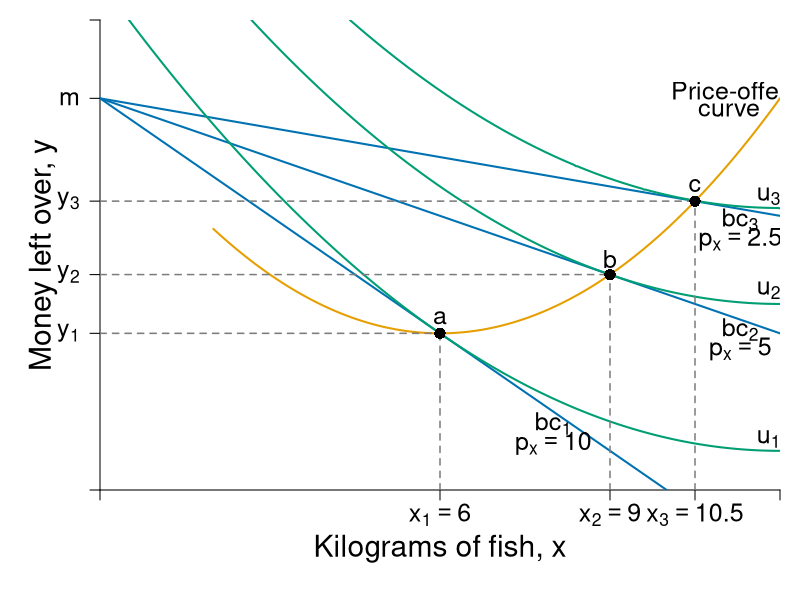

Reproduce this figure in R.
require(shape)
pdf(file = "indmarketdemand/offer_curve_qql.pdf", width = 9, height = 7)

#Set parameters for graphics
pointsize <- 1.8
axislabelsize <- 1.8
labelsize <- 1.5
namesize <- 1.8
annotatesize <- 1.5
graphlinewidth <- 2
segmentlinewidth <- 1.5

COL <- c("#7fc97f", "#beaed4", "#fdc086", "#ffff99", "#386cb0", "#f0027f", "#bf5b17", "#666666")
COLA <- c("#99d8c9","#66c2a4","#41ae76", "#238b45", "#005824")
COLB <- c("#4eb3d3", "#2b8cbe", "#0868ac","#084081")
grays <- gray.colors(25, start = 1, end = 0)
CBCols <- c("#009E73","#0072B2","#E69F00","#CC79A7", "#F0E442")


#Edited the margins to cater for the larger LHS labels
par(mar =  c(5.5, 5, 1, 1))

mrsA <- function(x, rmax = 10, xmax = 20) {
  rmax - (rmax/xmax)*x
}


uA <- function(x, y, rmax = 2, xmax = 12) {
  y + rmax*x - (1/2)*(rmax/xmax)*x^2
}

indiffA1 <- function(x, uA = 10, rmax = 2.5, xmax = 10) {
  uA - rmax*x + (1/2)*(rmax/xmax)*(x^2)
}

offerCurve <- function(x, w, rmax = 2, xmax = 12) {
  w - rmax*x + (rmax/xmax)*x^2
}

bcA <- function(x, w = 20, p = 2) {
  w - p*x
}


xlims <- c(0, 12)
ylims <- c(0, 12)

npts <- 501 
x <- seq(xlims[1], xlims[2], length.out = npts)
y <- seq(ylims[1], ylims[2], length.out = npts) 
a <- c(13, 16.75, 19.2)

plot(0, 0, xlim = xlims, ylim = ylims, type = "n",
     xlab = expression(paste("")),
     ylab = expression(paste("")), 
     xaxt = "n", 
     yaxt = "n", 
     cex.lab = axislabelsize, 
     bty = "n",
     xaxs="i", 
     yaxs="i")

# ticksy <- seq(from = ylims[1], to = ylims[2], by = 1)
# ylabels <- seq(from = ylims[1], to = ylims[2], by = 1)
# ticksx <- seq(from = xlims[1], to = xlims[2], by = 1)
# xlabels <- seq(from = xlims[1], to = xlims[2], by = 1)
ticksy <- c(0, 4, 5.5, 7.375 , 10, ylims[2])
ylabels <- c(NA, expression(paste(y[1])), expression(paste(y[2])), expression(paste(y[3])), expression(paste(m)), NA)
ticksx <- c(0, 6, 9, 10.5,  xlims[2])
xlabels <- c(NA, expression(paste(x[1])==6), expression(paste(x[2])==9), expression(paste(x[3])==10.5), NA)




axis(1, at = ticksx, pos = 0, labels = xlabels, cex.axis = labelsize)
axis(2, at = ticksy, pos = 0, labels = ylabels, las = 1, cex.axis = labelsize)

npts <- 500 
xx1 <- seq(xlims[1], xlims[2], length.out = npts)

#lines(xx1, bcA(xx1, w = 10, p = 1.5), col = COLB[3], lwd = graphlinewidth)
lines(xx1, bcA(xx1, w = 10, p = 1), col = CBCols[2], lwd = graphlinewidth)
lines(xx1, bcA(xx1, w = 10, p = 0.5), col = CBCols[2], lwd = graphlinewidth)
lines(xx1, bcA(xx1, w = 10, p = 0.25), col = CBCols[2], lwd = graphlinewidth)


#Label the axes
text(0.5*xlims[2], -1.5, expression(paste("Kilograms of fish, ", x)), xpd = TRUE, cex = axislabelsize) 
text(-1, 0.5*ylims[2], expression(paste("Money left over, ", y)), xpd = TRUE, cex = axislabelsize, srt = 90) 

#Label the indifference curves
text(11.8, 1.3, expression(u[1]), cex = labelsize)
text(11.8, 5.1, expression(u[2]), cex = labelsize)
text(11.8, 7.5, expression(u[3]), cex = labelsize)

#Label the price lines
text(8, 1.7, expression(paste(bc[1])), cex = annotatesize)
text(8, 1.2, expression(paste(p[x] == 10)), cex = annotatesize)
text(11.3, 4.1, expression(paste(bc[2])), cex = annotatesize)
text(11.3, 3.6, expression(paste(p[x] == 5)), cex = annotatesize)
text(11.3, 6.9, expression(paste(bc[3])), cex = annotatesize)
text(11.3, 6.4, expression(paste(p[x] == 2.5)), cex = annotatesize)

#Label the offer curve
text(11.1, 10.2, expression("Price-offer"), cex = labelsize)
text(11.1, 9.7, expression("curve"), cex = labelsize)

#Add the contour plot for the indifference curves
contour(x, y, 
        outer(x, y, uA),
        drawlabels = FALSE,
        col = CBCols[1],
        lwd = graphlinewidth,
        levels = a, 
        xaxs="i", 
        yaxs="i", 
        add = TRUE)

#Add the offer curve (superimposed on the indifference curves tangent to the price lines)
xx2 <- seq(2, xlims[2], length.out = npts)
lines(xx2, offerCurve(xx2, w = 10, rmax = 2, xmax = 12), col = CBCols[3], lwd = graphlinewidth)

#Segments for points on Offer curve
segments(0, 4, 6, 4, lty = 2, col = grays[20] , lwd = segmentlinewidth)
segments(6, 0, 6, 4, lty = 2, col = grays[20] , lwd = segmentlinewidth)
segments(0, 5.5, 9, 5.5, lty = 2, col = grays[20] , lwd = segmentlinewidth)
segments(9, 0, 9, 5.5, lty = 2, col = grays[20] , lwd = segmentlinewidth)
segments(0, 7.375, 10.5, 7.375, lty = 2, col = grays[20] , lwd = segmentlinewidth)
segments(10.5, 0, 10.5, 7.375, lty = 2, col = grays[20] , lwd = segmentlinewidth)

#Annotate points on offer curve mrs = p for each of p = 1, 0.5, 0.25
#Where mrs = 2 - (1/6)*x
points(6, 4, pch = 16, col = "black", cex = 1.5)
points(9, 5.5, pch = 16, col = "black", cex = 1.5)
points(10.5, 7.375, pch = 16, col = "black", cex = 1.5)

text(6, 4.4, expression(paste(a)), cex = labelsize)
text(9, 5.9, expression(paste(b)), cex = labelsize)
text(10.5, 7.775, expression(paste(c)), cex = labelsize)

dev.off()
